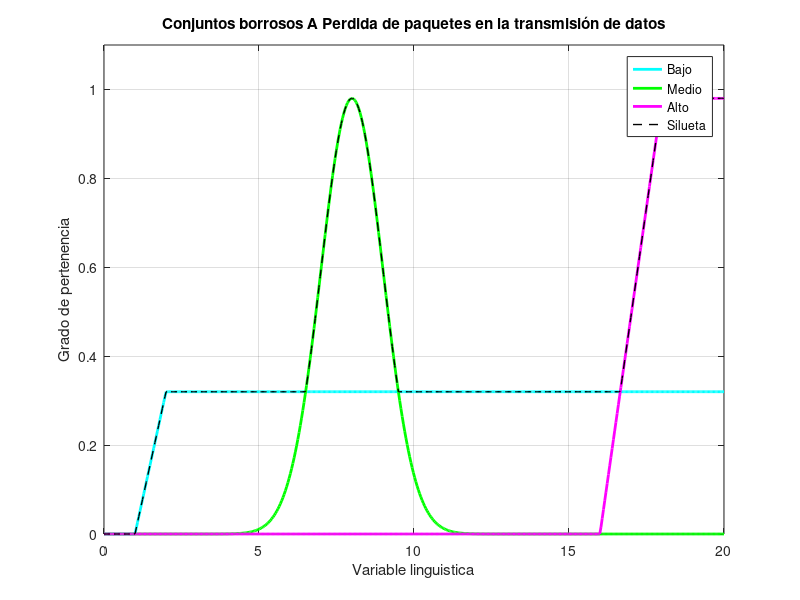

Here is the MATLAB script that generated this plot: (Note: this script raises an error after producing the figure.)
clc; clear all; close all;

%% Funciones unarias
% norma = A(x)/altura(x)
% concentracion = A^p , p>1
% dilatacion =  A^p , p<1
% dilatacion =  2A-A^2 , p<1
% intensificacion del contraste
% fuzzifiacion = difuminacion
%% Logica
% A -> B: -A OR B
% A <-> B: (-A OR B) AND (A OR -B)
%% Ejemplo
% Perdida de paquetes en la transmisión de datos
% Rendimiento de ancho de banda en la transmisión de datos
% Velocidad de conexión
% Nivel de congestión de red
% Nivel de riesgo de amenaza
% Latencia en la transmisión de datos
%% Concavo convexo
% lambda = 0.7;
% evaluar_valor_escalar(x, siluetaA, X1*lambda + (1-lambda)*X2);
% CONVEXO
% evaluar_valor_escalar <= max (A(X1) , A(X2))
% CONCAVO
% evaluar_valor_escalar >= min (A(X1) , A(X2))
%% Funciones unarias
% norma = A(x)/altura(x)
% concentracion = A^p , p>1
% dilatacion =  A^p , p<1
% dilatacion =  2A-A^2 , p<1
% intensificacion del contraste
% fuzzifiacion = difuminacion
%% Funciones transformar CB
% Operacion
% Metodo AND min
% Metodo OR max

%% Universo
x = linspace(0, 20, 500);

%% función de pertenencia
tria_func = @(x, a, b, c) max(min((x - a)/(b - a), (c - x)/(c - b)), 0);
t_gamma_func = @(x, a, k) k*(x - a).^2 ./ (1 + k*(x - a).^2) .* (x >= a);
g_gamma_func = @(x, a, m) ((x > a & x < m).*(x - a)/(m - a)) + (x >= m);
s_func = @(x, a, b) (x > a & x <= (a+b)/2).*2.*((x-a)/(b-a)).^2 + ...
         (x > (a+b)/2 & x < b).*(1 - 2*((x-b)/(b-a)).^2) + (x >= b);
gaus_func = @(x, m, k) exp(-k * (x - m).^2);
trapez_func = @(x, a, b, c, d) ((x > a & x < b).*(x - a)/(b - a)) + ...
         (x >= b & x <= c) + ((x > c & x < d).*(d - x)/(d - c));
pseudo_exp_func = @(x, m, k) 1 ./ (1 + k*(x - m).^2);
sing_func = @(x, a) double(x == a);
rho_gama_func = @(x, a, b, rho) (x <= a).* 0 +  (a<x<b).*((x-a) ./ (b-a)).^rho + ...
    (x>=b).*1;

%% Otros
cardinalidad = @(x) sum(x);
altura = @(x) max(x);
%% Funciones unarias
concentra_dilatac_func = @(x,p) x .^p;
intensi_d_contra_func = @(x,p) (x<=0.5).* ( 2^(p-1) * x .^p ) + ...
    (x > 0.5) .* (1 - 2^(p-1) * (1 - x.^p) );
fuzzi_difuminaci_func = @(x) (x<=0.5).* ( sqrt(x ./2) ) + ...
    (x > 0.5) .* ( 1 - sqrt( (1 - x)/2 ) );
normalizacion = @(x) x./ altura(x);
%% --------------------------------------------------------------
%% ---------------------------

%% PREGUNTA 1: a) Construir 3 conjunto borrosos A,B y C y graficar
k=0.8002;
%% Conjuntos borrosos de A: Perdida de paquetes en la transmisión de datos
bajoA = g_gamma_func(x, 1, 2)*0.32;
medioA= gaus_func(x, 8, 0.5)*0.98;
altoA= g_gamma_func(x,16,18)*0.98;
siluetaA = max([bajoA; medioA; altoA], [], 1);
figure;
plot(x, bajoA, '-c', 'LineWidth', 2);hold on;
plot(x, medioA, '-g', 'LineWidth', 2);
plot(x, altoA, '-m', 'LineWidth', 2);
plot(x, siluetaA, '--k', 'LineWidth', 1);
legend('Bajo', 'Medio', 'Alto','Silueta', 'Location', 'best');
xlabel('Variable linguistica');
ylabel('Grado de pertenencia');
title('Conjuntos borrosos A Perdida de paquetes en la transmisión de datos');
grid on;
ylim([0 1.1]);
Ua = [3 4 5 6 10 11 12 13 14 15 16 19];

Au = evaluar_valor_vector(x,siluetaA,Ua);

% Gráfica: silueta
figure;
plot(x, siluetaA, '-k', 'LineWidth', 1); hold on;
plot(Ua, Au, 'rx', 'MarkerSize', 5, 'LineWidth', 1);
xlabel('Variable linguistica');
ylabel('Grado de pertenencia');
title('Silueta de los conjuntos borrosos A');
grid on;
ylim([0 1.1]);

% Forma 1 representar:
% Au = {0.32/3; 0.32/4; 0.32/5 ; 0.32/6; 0.32/10; 0.32/11; 0.32/12;
% 0.32/13; 0.32/14; 0.32/15;
%      0.32/16; 0.98/19}

%% Conjuntos borrosos de B : Ancho de banda transmisión de datos
k = 0.39161;
bajoB = gaus_func(x, 4, 0.2)*0.98*k;
medioB= gaus_func(x, 12, 0.01)*0.8*k;
altoB= g_gamma_func(x,18,18.9)*1;
siluetaB = max([bajoB; medioB; altoB], [], 1);
figure;
plot(x, bajoB, '-c', 'LineWidth', 2);hold on;
plot(x, medioB, '-g', 'LineWidth', 2);
plot(x, altoB, '-m', 'LineWidth', 2);
plot(x, siluetaB, '--k', 'LineWidth', 1);
legend('Bajo', 'Medio', 'Alto','Silueta', 'Location', 'best');
xlabel('Variable linguistica');
ylabel('Grado de pertenencia');
title('Conjuntos borrosos B Ancho de banda transmisión de datos');
grid on;
ylim([0 1.1]);

Ub = [1 2 4 5 6 7 8 9 14 18 19 20];
Bu = evaluar_valor_vector(x,siluetaB,Ub);

% Gráfica: silueta
figure;
plot(x, siluetaB, '-k', 'LineWidth', 1); hold on;
plot(Ub, Bu, 'rx', 'MarkerSize', 5, 'LineWidth', 1);
xlabel('Variable linguistica');
ylabel('Grado de pertenencia');
title('Silueta de los conjuntos borrosos B');
grid on;
ylim([0 1.1]);

% Forma 2 representar:
% Bu = 0.0934/1+ 0.1729/2 + 0.3837/4 + 0.3129/5+ 0.2188/6+ 0.2443/7+
% 0.2673/8+ 0.2866/9+ 0.3011/14+ 0.2186/18 + 1/19 + 1/20}

%% Conjuntos borrosos de C: Latencia en la transmión de datos
l = 0.36425;
bajoC = gaus_func(x, 4, 0.5)*1*l;
medioC= g_gamma_func(x, 2, 7)*.8*l;
altoC= g_gamma_func(x,17.1,17.8);
siluetaC = max([bajoC; medioC; altoC], [], 1);
figure;
plot(x, bajoC, '-c', 'LineWidth', 2);hold on;
plot(x, medioC, '-g', 'LineWidth', 2);
plot(x, altoC, '-m', 'LineWidth', 2);
plot(x, siluetaC, '--k', 'LineWidth', 1);
legend('Bajo', 'Medio', 'Alto','Silueta', 'Location', 'best');
xlabel('Variable linguistica');
ylabel('Grado de pertenencia');
title('Conjuntos borrosos C Latencia en la transmión de datos');
grid on;
ylim([0 1.1]);
Uc = [1 3 4 5 6 9 10 11 14 17 19 20];
Cu = evaluar_valor_vector(x,siluetaC,Uc);

% Gráfica: silueta
figure;
plot(x, siluetaC, '-k', 'LineWidth', 1); hold on;
plot(Uc, Cu, 'rx', 'MarkerSize', 5, 'LineWidth', 1);
xlabel('Variable linguistica');
ylabel('Grado de pertenencia');
title('Silueta de los conjuntos borrosos C');
grid on;
ylim([0 1.1]);

% Forma 1 representar:
% Cu = {0.004/1; 0.2222/3; 0.3642/4 ; 0.2187/5; 0.2338/6; 0.2914/9; 0.2914/10;
% 0.2914/11; 0.2914/14; 0.2914/17; 1/16; 1/19}

%% Cardinalidad aprimado 4.5
cardinalidad_A = cardinalidad(Au)
cardinalidad_B = cardinalidad(Bu)
cardinalidad_C = cardinalidad(Cu)

%% ---------------------------
%% ---------------------------

%% PREGUNTA 1: b) Hallar 2 concavidades y 2 convexidades lambda 0.8
% Forma 1 representar:
% Forma 2 representar:
% Bu = 0.0934/1+ 0.1729/2 + 0.3837/4 + 0.3129/5+ 0.2188/6+ 0.2443/7+
% 0.2673/8+ 0.2866/9+ 0.3011/14+ 0.2186/18 + 1/19 + 1/20}
%% CONVEXO evaluar_valor_escalar <= max (A(X1) , A(X2))
disp("Evaluar la convexidad")
lambda = 0.8;
B1 = 0.1729;
X1 = 2;
B2 = 0.3129;
X2 = 5;
valor = evaluar_valor_escalar(x, siluetaB, X1*lambda + (1-lambda)*X2)
% valor = 0.2600 Si es convexo <=max(0.1729,0.3129);
disp("Evaluar la convexidad")
lambda = 0.8;
B1 = 0.2673;
X1 = 8;
B2 = 0.3011;
X2 = 14;
valor = evaluar_valor_escalar(x, siluetaB, X1*lambda + (1-lambda)*X2)
% valor = 0.2899 Si es convexo <=max(0.2673,0.3011)
% ;
%% CONCAVO % evaluar_valor_escalar >= min (A(X1) , A(X2))
disp("Evaluar la concavidad")
lambda = 0.8;
B1 = 0.3129;
X1 = 5;
B2 = 0.2188;
X2 = 6;
valor = evaluar_valor_escalar(x, siluetaB, X1*lambda + (1-lambda)*X2)
% valor = 0.2862 Si es concavo >=min(0.2188,0.3129);
disp("Evaluar la concavidad")
lambda = 0.8;
B1 = 0.2186;
X1 = 18;
B2 = 1;
X2 = 19;
valor = evaluar_valor_escalar(x, siluetaB, X1*lambda + (1-lambda)*X2)
% valor = 0.2182 Si es concavo >=min(0.2186,1);

disp("------------------------------")
disp("------------------------------")
%% ---------------------------
%% PREGUNTA 2: a) Operaciones unarias
% Conjunto difuso Au
% Au = {0.32/3; 0.32/4; 0.32/5 ; 0.32/6; 0.32/10; 0.32/11; 0.32/12;
% 0.32/13; 0.32/14; 0.32/15;
%      0.32/16; 0.98/19}
disp("Operaciones unaria: Normalizacion")
nomalizacion = normalizacion(Au)
% nomalizacion = {0.3265 0.3265 0.3265 0.3265 0.3265 0.3265    
% 0.3265 0.3265 0.3265 0.3265 0.3265 1.0000}

disp("Operaciones unaria: concentracion, p=2")
concentracion = concentra_dilatac_func(Au,2)
% concentracion ={0.1024 0.1024 0.1024 0.1024 0.1024 0.1024 0.1024 0.1024
% 0.1024 0.1024 0.1024 0.960}

disp("Operaciones unaria: dilatacion, p=0.5")
dilatacion = concentra_dilatac_func(Au,0.5)
% dilatacion = {0.5657    0.5657    0.5657    0.5657    0.5657    0.5657
% 0.5657    0.5657    0.5657    0.5657    0.5657    0.9899}

disp("Operaciones unaria: intensificacion del contraste")
intensifica_d_contraste = intensi_d_contra_func(Au,2)
% intensifica_d_contraste ={0.2048    0.2048    0.2048    0.2048    0.2048
% 0.2048    0.2048    0.2048    0.2048    0.2048    0.2048    0.9208}

disp("Operaciones unaria: fuzzifiacion")
fuzzifiacion = fuzzi_difuminaci_func(Au)
% fuzzifiacion ={ 0.4000    0.4000    0.4000    0.4000    0.4000    0.4000
% 0.4000    0.4000    0.4000    0.4000    0.4000    0.9000}

disp("------------------------------")
disp("------------------------------")

%% ---------------------------
%% PREGUNTA 2: b) Inclusión difusa
disp("A en B")
inclus_A_en_B = inclusion_difusa(Au,Ua,Bu,Ub)
% 0.9717

disp("B en A")
inclus_B_en_A = inclusion_difusa(Bu,Ub,Au,Ua)
% 0.9814

% Interpretacion: B está un poco más incluido en A que A en B

disp("A en C")
inclus_A_en_C = inclusion_difusa(Au,Ua,Cu,Uc)
% 0.9175

disp("C en A")
inclus_C_en_A = inclusion_difusa(Cu,Uc,Au,Ua)
% 0.9857

% Interpretacion: C está un poco más incluido en A que A en C

disp("B en C")
inclus_B_en_C = inclusion_difusa(Bu,Ub,Cu,Uc)
% 0.9527

disp("C en B")
inclus_C_en_B = inclusion_difusa(Cu,Uc,Bu,Ub)
% 0.9956

% Interpretacion: C está más incluido en B como B en C


%% PREGUNTA 3: a) Hallar y graficar z-2x+2y
% Au = x
% Bu = y
% Cu = z;
% Empiezo con z-2x
[resultado_z_menos_2x, U_resultado_z_menos_2x] = operacion(Uc, Cu, Ua.*(-2), Au)

% (z-2x) + 2y
[resultado_z_menos_2x_mas_2y, U_resultado_z_menos_2x_mas_2y] = operacion(U_resultado_z_menos_2x, resultado_z_menos_2x, Ub.*(2), Bu)

figure;
plot(U_resultado_z_menos_2x_mas_2y, resultado_z_menos_2x_mas_2y, 'rx', 'MarkerSize', 5, 'LineWidth', 1);
xlabel('Variable linguistica');
ylabel('Grado de pertenencia');
title('Resultado z-2x+2y');
grid on;
ylim([-0.1 1.1]);
xlim([-30 56]);

disp("------------------------------")
disp("------------------------------")
%% ---------------------------

%% PREGUNTA 3: b) Hallar y graficar NOT (A OR B) AND C

% Empiezo hallando A OR B
[resultado_A_OR_B, U_A_OR_B] = zadeh_or(Ua, Au, Ub, Bu)

% negacion A OR B
[resultado_nega_A_OR_B, U_nega_A_OR_B] = negacion_difusa(U_A_OR_B, resultado_A_OR_B)

% NOT (A OR B) AND C
[resultado_final, U_final] = zadeh_and(U_nega_A_OR_B,resultado_nega_A_OR_B,Uc,Cu)
% Resultado final = {0.0040/1;  0.2222/3; 0.3642/4; 0.2187/5; 0.2338/6; 0.2914/9; 0.2914/10;
% 0.2914/11; 0.2914/14;  0/19;  0/20}
figure;
plot(U_final, resultado_final, 'rx', 'MarkerSize', 10, 'LineWidth', 1);
xlabel('Variable linguistica');
ylabel('Grado de pertenencia');
title('Resultado NOT (A OR B) AND C');
grid on;
ylim([-0.1 1.1]);
xlim([0 20]);

%% --------------------------------------------------------------
%% --------------------------------------------------------------

%% Funciones
function valor = evaluar_valor_escalar(x_vect, silueta, x)
[~, i] = min(abs(x_vect - x));
valor = silueta(i);
valor = fix(valor * 10^4) / 10^4;
end

function valor = evaluar_valor_vector(x_vect, silueta, x)
[~, i] = min(abs(x_vect - x'), [], 2);
valor = silueta(i);
valor = fix(valor .* 10^4) ./ 10^4;
end

function S = inclusion_difusa(Xu, Ux, Yu, Uy)
cardX = sum(Xu);

[~, idxX, idxY] = intersect(Ux, Uy);

Xu_common = Xu(idxX);
Yu_common = Yu(idxY);

suma_diferencias = sum(max(0, Xu_common - Yu_common));

S = (cardX - suma_diferencias) / cardX;
end


function [resultado, U_comun] = zadeh_and(Ux, Xu, Uy, Yu)
U_comun = intersect(Ux, Uy);
[~, i_X] = ismember(U_comun, Ux);
[~, i_Y] = ismember(U_comun, Uy);
X_comun = Xu(i_X);
Y_comun = Yu(i_Y);
resultado = min(X_comun, Y_comun);
end

function [resultado, U_union] = zadeh_or(Ux, Xu, Uy, Yu)
U_union = unique([Ux(:); Uy(:)])'; 
X_union = zeros(size(U_union));
Y_union = zeros(size(U_union)); 
[e_X, i_X] = ismember(U_union, Ux);
X_union(e_X) = Xu(i_X(e_X));
[e_Y, i_Y] = ismember(U_union, Uy);
Y_union(e_Y) = Yu(i_Y(e_Y));
resultado = max(X_union, Y_union);
end

function [negacion, universo] = negacion_difusa(U, Xu)
negacion = 1 - Xu;
universo = U;
end

function [resultado, U_resultado] = implicacion_zadeh(Ux, Xu, Uy, Yu)
    
    [neg_X, U_neg] = negacion_difusa(Ux, Xu);
    
    [resultado, U_resultado] = zadeh_or(U_neg, neg_X, Uy, Yu);
end

function [resultado, U_resultado] = bicondicional_zadeh(Ux, Xu, Uy, Yu)
    [X_impl_Y, U_impl1] = implicacion_zadeh(Ux, Xu, Uy, Yu);
   
    [Y_impl_X, U_impl2] = implicacion_zadeh(Uy, Yu, Ux, Xu);
    
    [resultado, U_resultado] = zadeh_and(U_impl1, X_impl_Y, U_impl2, Y_impl_X);
end


function [Ux_soporte, Xu_soporte] = soporte_alpha(Ux, Xu, alpha)
indice = Xu >= alpha;
Ux_soporte = Ux(indice);
Xu_soporte = Xu(indice);
end

function [resultado_final, U_resultado_final] = operacion(Ux, Xu, Uy, Yu)
U_temp = [];
resultado_temp = [];
for i = 1:length(Ux)
for j = 1:length(Uy)
U_temp(end+1) = Ux(i) + Uy(j);
resultado_temp(end+1) = min(Xu(i), Yu(j));
end
end
[U_resultado_final, ~, idx] = unique(U_temp);
resultado_final = zeros(size(U_resultado_final));
for k = 1:length(U_resultado_final)
resultado_final(k) = max(resultado_temp(idx == k));
end
end
